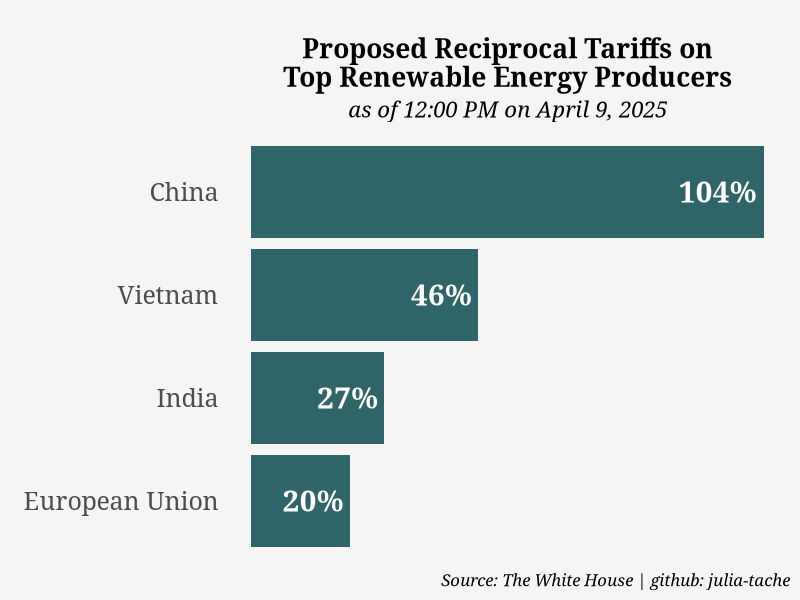
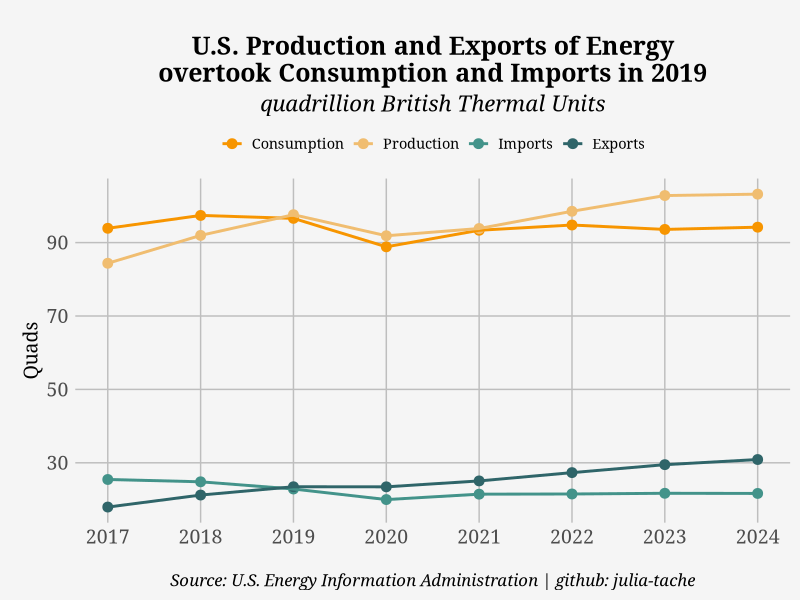
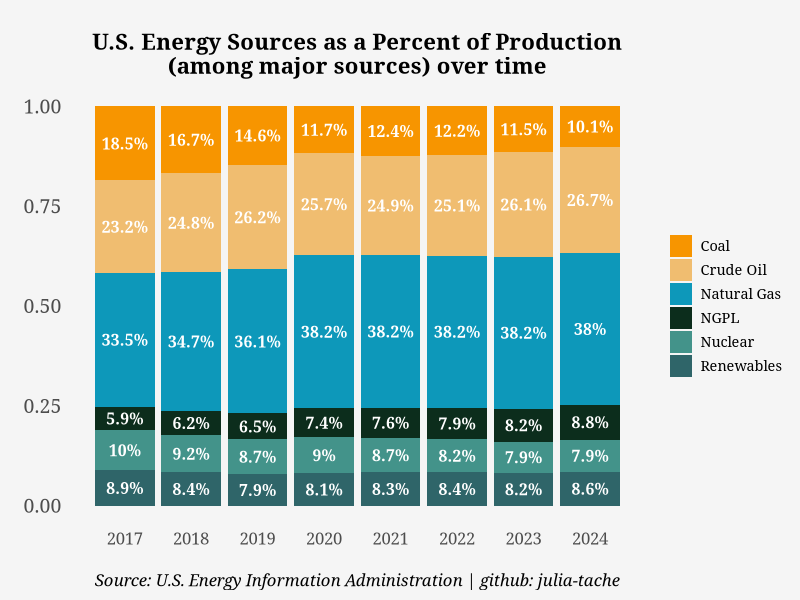
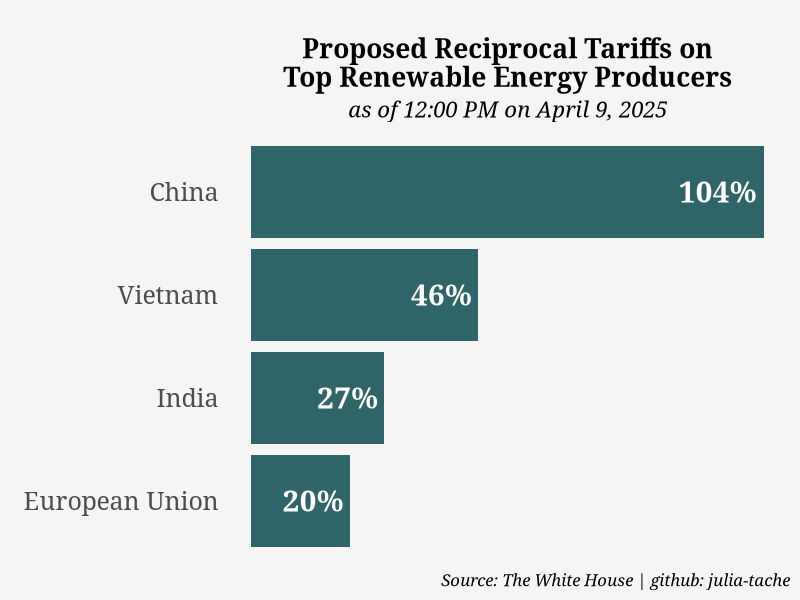
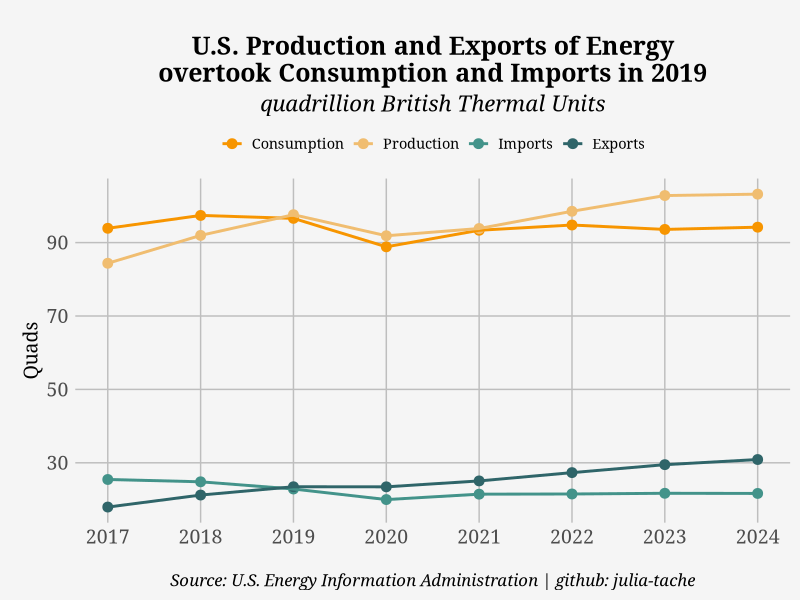
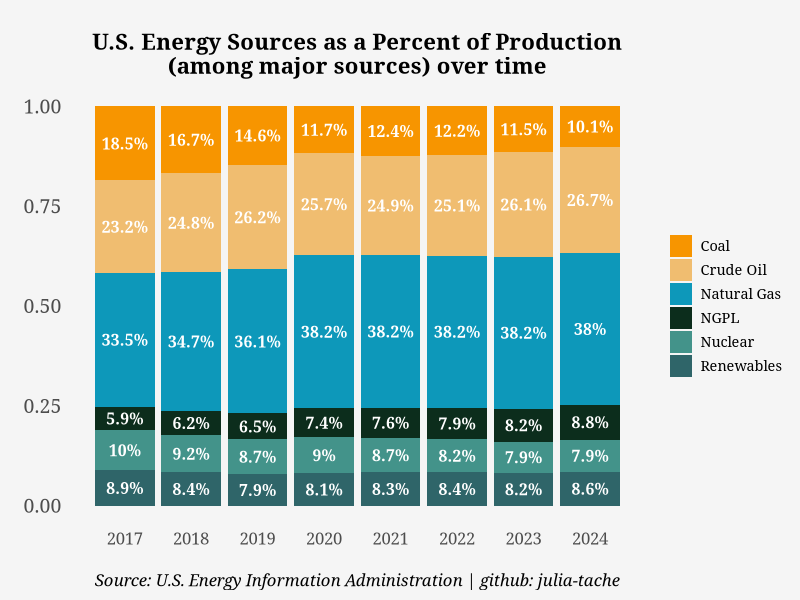

These charts were generated, in order, by the following R code:
## ---- chunk 1
knitr::opts_chunk$set(echo = TRUE)
## ---- chunk 2

library(tidyverse)
library(reshape2)

## ---- chunk 3

tariff_by_country <- data.frame(country = c("China", "European Union", "India", "Vietnam"), 
           Rate = c(1.04, 0.2, 0.27, 0.46))

tariff_by_country$labels <- paste0(tariff_by_country$Rate * 100, "%")

# please note that 2024 values are estimates taken from tables while other numbers were published on EIA's website: https://www.eia.gov/totalenergy/data/monthly/pdf/mer.pdf

energy_trade_us <- data.frame(year = c(2017, 2018, 2019, 2020, 2021, 2022, 2023, 2024),
                              Consumption = c(93.9, 97.4, 96.6, 88.85, 93.36, 94.79, 93.59, 94.2),
                              Production = c(84.37, 91.96, 97.6, 91.86, 93.84, 98.53, 102.82, 103.2),
                              Imports = c(25.46, 24.83, 22.87, 19.99, 21.46, 21.51, 21.7, 21.66),
                              Exports = c(17.95, 21.22, 23.48, 23.46, 25.07, 27.33, 29.5, 30.9))

energy_trade_us <- melt(energy_trade_us, id.vars = "year")

energy_production_us <- data.frame(year = c(2017, 2018, 2019, 2020, 2021, 2022, 2023, 2024),
                                   Coal = c(15.63, 15.36, 14.26, 10.7, 11.6, 12.04, 11.81, 10.41),
                                   `Natural Gas` = c(28.29, 31.88, 35.19, 35.06, 35.81, 37.56, 39.25, 39.18),
                                   `Crude Oil` = c(19.55, 22.81, 25.6, 23.57, 23.4, 24.71, 26.85, 27.52),
                                   NGPL = c(4.99, 5.73, 6.35, 6.8, 7.1, 7.74, 8.39, 9.1),
                                   Nuclear = c(8.42, 8.44, 8.45, 8.25, 8.13, 8.06, 8.10, 8.17),
                                   Renewables = c(7.5, 7.74, 7.75, 7.46, 7.81, 8.31, 8.43, 8.83))

energy_production_us <- melt(energy_production_us, id.vars = "year")

energy_production_us <- energy_production_us %>%
  group_by(year) %>%
  mutate(Percent = value / sum(value)) %>%
  mutate(labels = paste0(round(Percent*100, digits = 1), "%"))

energy_production_us$variable <- str_replace(energy_production_us$variable, "Crude.Oil", "Crude Oil")
energy_production_us$variable <- str_replace(energy_production_us$variable, "Natural.Gas", "Natural Gas")

color_0 <- "#f79500"
color_1 <- "#F0BD70" 
color_2 <- "#43938A"
color_3 <- "#2F6569"

## ---- chunk 4

tariff_by_country %>%
  ggplot(aes(x = reorder(country, Rate), y = Rate)) +
  geom_bar(stat = "identity", fill = color_3) +
  geom_text(aes(label = labels), hjust = 1.1, fontface = "bold", size = 7.5, family = "Georgia", color = "white") +
  coord_flip() +
  ggtitle("\nProposed Reciprocal Tariffs on\nTop Renewable Energy Producers") +
  labs(subtitle = "as of 12:00 PM on April 9, 2025", caption = "Source: The White House | github: julia-tache") +
  theme(plot.background = element_rect(fill = "#F5F5F5", color = NA),
        plot.margin = margin(0.25, 0.25, 0.25, 0.6, "cm"),
        panel.background = element_rect(fill = "#F5F5F5", color = NA),
        panel.grid.major = element_line(color = "#F5F5F5"),
        panel.grid.minor = element_line(color = "#F5F5F5"),
        plot.title = element_text(size = 19, face = "bold", hjust = 0.5),
        plot.subtitle = element_text(size = 16, hjust = 0.5, face = "italic"),
        plot.caption = element_text(size = 12, face = "italic", hjust = 1),
        axis.title.x = element_blank(),
        axis.text.x = element_blank(),
        axis.title.y = element_blank(),
        axis.text.y = element_text(size = 18, hjust = 1),
        axis.ticks = element_blank(),
        legend.position = "none",
        text = element_text(family = "Georgia", size = 13))

ggsave("tariff_by_country.png", height = 5, width = 8)

energy_trade_us %>%
  ggplot(aes(x = year, y = value, group = variable, color = variable)) +
  geom_point(size = 3) +
  geom_line(size = 1) +
  scale_color_manual(values = c(color_0, color_1, color_2, color_3)) +
  scale_x_continuous(breaks = c(2017, 2018, 2019, 2020, 2021, 2022, 2023, 2024)) +
  scale_y_continuous(breaks = seq(10, 120,20)) +
  ggtitle("\nU.S. Production and Exports of Energy\novertook Consumption and Imports in 2019") +
  labs(subtitle = "quadrillion British Thermal Units", caption = "\nSource: U.S. Energy Information Administration | github: julia-tache") +
  ylab("Quads") +
  theme(plot.background = element_rect(fill = "#F5F5F5", color = NA),
        plot.margin = margin(0.25, 0.25, 0.25, 0.6, "cm"),
        panel.background = element_rect(fill = "#F5F5F5", color = NA),
        panel.grid.major = element_line(color = "gray"),
        panel.grid.minor = element_line(color = "#F5F5F5"),
        plot.title = element_text(size = 18, face = "bold", hjust = 0.5),
        plot.subtitle = element_text(size = 16, hjust = 0.5, face = "italic"),
        plot.caption = element_text(size = 12, face = "italic", hjust = 0.5),
        axis.title.x = element_blank(),
        axis.text.x = element_text(size = 14),
        axis.title.y = element_text(size = 14),
        axis.text.y = element_text(size = 14, hjust = 0),
        axis.ticks = element_blank(),
        legend.position = "top",
        legend.title = element_blank(),
        legend.background = element_rect(fill = "#F5F5F5"),
        text = element_text(family = "Georgia", size = 13))

ggsave("energy_trade_us.png", height = 5, width = 8)

energy_production_us %>%
  ggplot(aes(x = year, y = Percent, fill = variable)) +
  geom_bar(stat = "identity", position = "stack") +
  scale_fill_manual(values = c(color_0, color_1, "#0D98BA", "#0c2d1c", color_2, color_3)) +
  scale_x_continuous(breaks = c(2017, 2018, 2019, 2020, 2021, 2022, 2023, 2024)) +
  geom_text(aes(label = labels), hjust = 0.5, fontface = "bold", size = 4, family = "Georgia", color = "white", position = position_stack(vjust = 0.5)) +
  ggtitle("\nU.S. Energy Sources as a Percent of Production\n(among major sources) over time") +
  labs(caption = "\nSource: U.S. Energy Information Administration | github: julia-tache") +
  theme(plot.background = element_rect(fill = "#F5F5F5", color = NA),
        plot.margin = margin(0.25, 0.25, 0.25, 0.6, "cm"),
        panel.background = element_rect(fill = "#F5F5F5", color = NA),
        panel.grid.major = element_line(color = "#F5F5F5"),
        panel.grid.minor = element_line(color = "#F5F5F5"),
        plot.title = element_text(size = 16, face = "bold", hjust = 0.5),
        plot.subtitle = element_text(size = 15, hjust = 0.5, face = "italic"),
        plot.caption = element_text(size = 12, face = "italic", hjust = 0.5),
        axis.title.x = element_blank(),
        axis.text.x = element_text(size = 12),
        axis.title.y = element_blank(),
        axis.text.y = element_text(size = 14, hjust = 0),
        axis.ticks = element_blank(),
        legend.position = "right",
        legend.title = element_blank(),
        legend.background = element_rect(fill = "#F5F5F5"),
        text = element_text(family = "Georgia", size = 13))

ggsave("energy_production_us.png", height = 5, width = 8)


